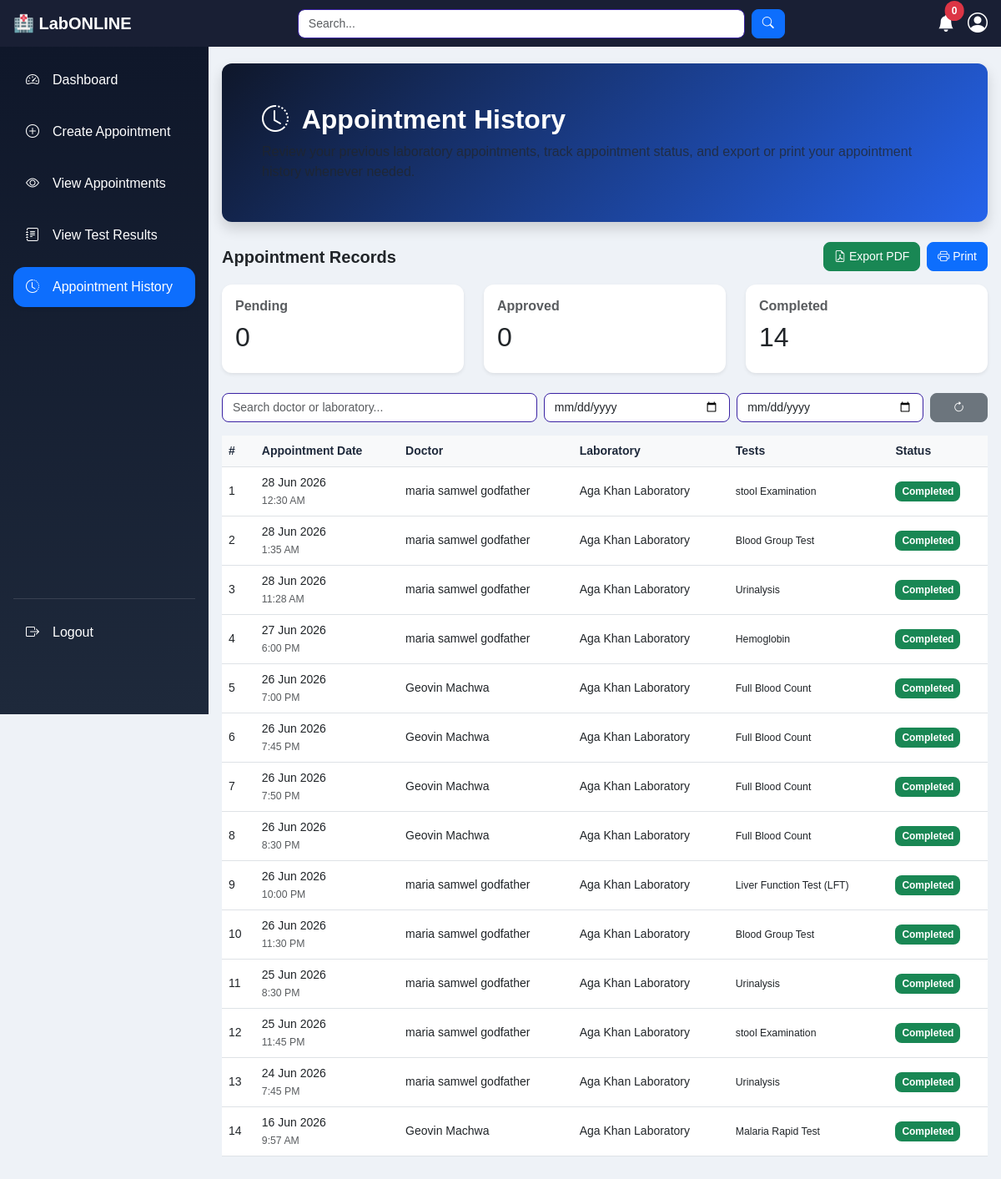
Page /patient/dashboard.php?page=appointment_history (signed in) on the committed database.
### tables this page shows
CREATE TABLE `appointments` (
  `id` int(11) NOT NULL,
  `rebooked_from_id` int(11) DEFAULT NULL,
  `patient_id` int(11) DEFAULT NULL,
  `doctor_id` int(11) DEFAULT NULL,
  `laboratory_id` int(11) DEFAULT NULL,
  `appointment_date` date DEFAULT NULL,
  `appointment_time` time DEFAULT NULL,
  `type` enum('lab_test','consultation') DEFAULT NULL,
  `sample_collection` enum('home','lab') DEFAULT NULL,
  `address` text DEFAULT NULL,
  `notes` text DEFAULT NULL,
  `status` enum('pending','paid','approved','rejected','completed','cancelled') DEFAULT 'pending',
  `priority` enum('normal','urgent') NOT NULL DEFAULT 'normal',
  `created_at` timestamp NOT NULL DEFAULT current_timestamp(),
  `rejection_reason` text DEFAULT NULL
);

CREATE TABLE `users` (
  `id` int(11) NOT NULL,
  `full_name` varchar(100) NOT NULL,
  `email` varchar(100) NOT NULL,
  `phone_number` varchar(20) NOT NULL,
  `password` varchar(255) NOT NULL,
  `role` enum('admin','doctor','patient','labo') NOT NULL,
  `profile_image` varchar(255) NOT NULL DEFAULT 'assets/images/default.jpg',
  `status` enum('pending','active','inactive','blocked') DEFAULT 'pending',
  `last_login` timestamp NULL DEFAULT NULL,
  `created_at` timestamp NOT NULL DEFAULT current_timestamp(),
  `updated_at` timestamp NOT NULL DEFAULT current_timestamp() ON UPDATE current_timestamp()
);

CREATE TABLE `laboratories` (
  `id` int(11) NOT NULL,
  `labo_name` varchar(100) NOT NULL,
  `labo_address` text NOT NULL,
  `location` varchar(255) NOT NULL,
  `available_tests` text DEFAULT NULL,
  `user_id` int(11) NOT NULL
);

### patient/dashboard.php (called while the page is built, shortened)
<?php
include "../shared/layout.php";
?>

### includes/session_user.php (called while the page is built, shortened)
<?php
function getCurrentUserId(): int
{
    return (int) ($_SESSION['user_id'] ?? 0);
}

### repositories/AppointmentRepository.php (called while the page is built, shortened)
<?php
class AppointmentRepository
{
    private mysqli $conn;
    public function __construct(mysqli $conn)
    {
        $this->conn = $conn;
    }
    public function getByPatientId(int $patientUserId): array
{
    $stmt=$this->conn->prepare(
    "SELECT a.*,
    d.full_name AS doctor_name,
    l.labo_name,
    p.payment_status
    FROM appointments a
    LEFT JOIN users d
    ON d.id=a.doctor_id
    LEFT JOIN laboratories l
    ON l.id=a.laboratory_id
    LEFT JOIN payments p
    ON p.appointment_id=a.id
    WHERE a.patient_id=?
    AND NOT EXISTS (
        SELECT 1
        FROM appointments r
        WHERE r.rebooked_from_id = a.id
    )
    ORDER BY
    a.appointment_date DESC"
    );
    $stmt->bind_param(
        'i',
        $patientUserId
    );
    $stmt->execute();
    return $stmt->get_result()
    ->fetch_all(MYSQLI_ASSOC);
}
    public function countByPatientAndStatus(
        int $patientId,
        string $status
    ): int
    {
        $stmt=$this->conn->prepare(
            "SELECT COUNT(*) AS total
             FROM appointments
             WHERE patient_id=?
             AND status=?"
        );
        $stmt->bind_param(
            'is',
            $patientId,
            $status
        );
        $stmt->execute();
        $row=$stmt->get_result()->fetch_assoc();
        return (int)($row['total'] ?? 0);
    }
}

### includes/helpers.php (called while the page is built, shortened)
<?php
function e(?string $value): string
{
    return htmlspecialchars((string) $value, ENT_QUOTES, 'UTF-8');
}
function formatDate(?string $date): string
{
    return date('d M Y', strtotime($date));
}
function formatTime(?string $time): string
{
    return date('g:i A', strtotime($time));
}
function statusBadge(string $status): string
{
    $map = [
        'pending'   => 'bg-warning text-dark',
        'approved'  => 'bg-primary',
        'completed' => 'bg-success',
        'cancelled' => 'bg-secondary',
        'active'    => 'bg-success',
        'inactive'  => 'bg-secondary',
        'blocked'   => 'bg-danger',
        'uploaded'  => 'bg-info',
        'reviewed'  => 'bg-success',
    ];
    return $map[$status] ?? 'bg-secondary';
}

### repositories/LabTestRepository.php (called while the page is built, shortened)
<?php
class LabTestRepository
{
    private mysqli $conn;
    public function __construct(mysqli $conn)
    {
        $this->conn = $conn;
    }
    public function getNamesByAppointmentId(int $appointmentId): string
    {
        $sql = "SELECT GROUP_CONCAT(lt.test_name SEPARATOR ', ') AS names
                FROM appointment_tests at
                JOIN lab_tests lt ON lt.id = at.test_id
                WHERE at.appointment_id = ?";
        $stmt = $this->conn->prepare($sql);
        $stmt->bind_param('i', $appointmentId);
        $stmt->execute();
        $row = $stmt->get_result()->fetch_assoc();
        return $row['names'] ?? '-';
    }
}

### patient/content/appointment_history.php (the view, shortened to what this page needs)
<?php
$appointmentRepo = new AppointmentRepository($conn);
$labTestRepo = new LabTestRepository($conn);
$patientId = getCurrentUserId();
$appointments = $appointmentRepo->getByPatientId($patientId);
$pendingCount = $appointmentRepo->countByPatientAndStatus($patientId, 'pending');
$approvedCount = $appointmentRepo->countByPatientAndStatus($patientId, 'approved');
$completedCount = $appointmentRepo->countByPatientAndStatus($patientId, 'completed');
?>
<div class="card welcome-card text-white shadow border-0 mb-4">
    <div class="card-body p-5">
        <h2 class="fw-bold mb-2">
            <i class="bi bi-clock-history me-2"></i>
            Appointment History
        </h2>
        <p class="mb-0 text-muted">
            Review your previous laboratory appointments, track appointment status, and export or print your appointment
            history whenever needed.
        </p>
    </div>
</div>
<div class="d-flex justify-content-between align-items-center mb-3">
    <h5 class="fw-bold mb-0">
        Appointment Records
    </h5>
    <div class="d-flex gap-2">
        <button class="btn btn-success" onclick="exportPDF(this)">
            <i class="bi bi-file-earmark-pdf"></i>
            Export PDF
        </button>
        <button class="btn btn-primary" onclick="printPage()">
            <i class="bi bi-printer"></i>
            Print
        </button>
    </div>
</div>
<div class="card-body">
    <div class="row g-4 mb-4">
        <div class="col-md-4">
            <div class="card shadow-sm p-3">
                <h6 class="text-muted">
                    Pending
                </h6>
                <h2>
                    <?= $pendingCount ?>
                </h2>
            </div>
        </div>
        <div class="col-md-4">
            <div class="card shadow-sm p-3">
                <h6 class="text-muted">
                    Approved
                </h6>
                <h2>
                    <?= $approvedCount ?>
                </h2>
            </div>
        </div>
        <div class="col-md-4">
            <div class="card shadow-sm p-3">
                <h6 class="text-muted">
                    Completed
                </h6>
                <h2>
                    <?= $completedCount ?>
                </h2>
            </div>
        </div>
    </div>
    <div class="row g-2 mb-3">
        <div class="col-md-5">
            <input type="text" id="searchInput" class="form-control" placeholder="Search doctor or laboratory...">
        </div>
        <div class="col-md-3">
            <input type="date" id="dateFrom" class="form-control">
        </div>
        <div class="col-md-3">
            <input type="date" id="dateTo" class="form-control">
        </div>
        <div class="col-md-1">
            <button class="btn btn-secondary w-100" onclick="resetFilters()">
                <i class="bi bi-arrow-clockwise"></i>
            </button>
        </div>
    </div>
    <div id="printArea" class="table-responsive">
        <table class="table table-hover align-middle">
            <thead class="table-light">
                <tr>
                    <th>#</th>
                    <th>Appointment Date</th>
                    <th>Doctor</th>
                    <th>Laboratory</th>
                    <th>Tests</th>
                    <th>Status</th>
                </tr>
            </thead>
            <tbody id="tableBody">
                <?php if(empty($appointments)): ?>
                <tr>
                    <td colspan="7" class="text-center text-muted py-4">
                        No appointment history found.
                    </td>
                </tr>
                <?php else: ?>
                <?php foreach($appointments as $i => $row): ?>
                <tr>
                    <td>
                        <?= $i + 1 ?>
                    </td>
                    <td>
                        <?= e(formatDate($row['appointment_date'])) ?>
                        <br>
                        <small class="text-muted">
                            <?= e(formatTime($row['appointment_time'])) ?>
                        </small>
                    </td>
                    <td>
                        <?= e($row['doctor_name'] ?? 'Not assigned') ?>
                    </td>
                    <td>
                        <?= e($row['labo_name'] ?? '-') ?>
                    </td>
                    <td>
                        <small>
                            <?= e(
                                    $labTestRepo->getNamesByAppointmentId(
                                        (int)$row['id']
                                    )
                                ) ?>
                        </small>
                    </td>
                    <td>
                        <span class="badge <?= statusBadge($row['status']) ?>">
                            <?= e(ucfirst($row['status'])) ?>
                        </span>
                    </td>
                </tr>
                <?php endforeach; ?>
                <?php endif; ?>
            </tbody>
        </table>
    </div>
</div>
</div>
</div>

### assets/css/generaldashboard.css (style rules this page uses)
body { background-color: #f4f6f9; }

### assets/css/patientappointment.css (style rules this page uses)
.form-control, .form-select { border: 1px solid #3a22a3; transition: 0.3s; }

### assets/css/patienthome.css (style rules this page uses)
body { background:#eef2f7; }
.welcome-card { background:linear-gradient(135deg,#0f172a,#2563eb); border-radius:24px; overflow:hidden; }

### assets/css/patientviewappointment.css (style rules this page uses)
body { background:#f1f5f9; }
.table thead { background:#eff6ff; }
.table th { color:#1e293b; }
.table td { vertical-align:middle; }
.badge { padding:8px 14px; border-radius:20px; font-size:13px; }

### assets/css/patienthistory.css (style rules this page uses)
body { background:#f4f7fb; }
.card { border-radius:12px; }
.form-control { border-radius:10px; }
.btn { border-radius:8px; }
.badge { padding:6px 10px; border-radius:8px; }

### assets/css/doctorhome.css (style rules this page uses)
body { background:#f1f5f9; font-family:Arial, Helvetica, sans-serif; }
.table tbody tr { transition:.3s ease; }

### assets/css/viewpatientslist.css (style rules this page uses)
body { background:#f4f7fb; font-family:Arial, Helvetica, sans-serif; }
.card { transition:.3s ease; border-radius:18px; }

### assets/css/labohome.css (style rules this page uses)
body { background: #eef2f7; font-family: Arial, Helvetica, sans-serif; }
h4, h5, h6 { font-weight: 600; }
.card { border-radius: 12px; border: none; }
.table { margin-bottom: 0; font-size: 14px; }
.table thead th { background: #f8f9fa; font-weight: 600; border-bottom: 1px solid #dee2e6; }
.table td { vertical-align: middle; }
.badge { font-size: 12px; padding: 6px 8px; border-radius: 8px; }
.btn { border-radius: 8px; font-size: 14px; padding: 6px 12px; }
input.form-control { border-radius: 8px; font-size: 14px; }

### rows in the picture
appointments: appointment_date "28 Jun 2026", appointment_time "12:30 AM", doctor.full_name "maria samwel godfather", laboratory.labo_name "Aga Khan Laboratory", NamesByAppointmentId "stool Examination", status "Completed"
appointments: appointment_date "28 Jun 2026", appointment_time "1:35 AM", doctor.full_name "maria samwel godfather", laboratory.labo_name "Aga Khan Laboratory", NamesByAppointmentId "Blood Group Test", status "Completed"
appointments: appointment_date "28 Jun 2026", appointment_time "11:28 AM", doctor.full_name "maria samwel godfather", laboratory.labo_name "Aga Khan Laboratory", NamesByAppointmentId "Urinalysis", status "Completed"
appointments: appointment_date "27 Jun 2026", appointment_time "6:00 PM", doctor.full_name "maria samwel godfather", laboratory.labo_name "Aga Khan Laboratory", NamesByAppointmentId "Hemoglobin", status "Completed"
appointments: appointment_date "26 Jun 2026", appointment_time "7:00 PM", doctor.full_name "Geovin Machwa", laboratory.labo_name "Aga Khan Laboratory", NamesByAppointmentId "Full Blood Count", status "Completed"
appointments: appointment_date "26 Jun 2026", appointment_time "7:45 PM", doctor.full_name "Geovin Machwa", laboratory.labo_name "Aga Khan Laboratory", NamesByAppointmentId "Full Blood Count", status "Completed"
appointments: appointment_date "26 Jun 2026", appointment_time "7:50 PM", doctor.full_name "Geovin Machwa", laboratory.labo_name "Aga Khan Laboratory", NamesByAppointmentId "Full Blood Count", status "Completed"
appointments: appointment_date "26 Jun 2026", appointment_time "8:30 PM", doctor.full_name "Geovin Machwa", laboratory.labo_name "Aga Khan Laboratory", NamesByAppointmentId "Full Blood Count", status "Completed"
appointments: appointment_date "26 Jun 2026", appointment_time "10:00 PM", doctor.full_name "maria samwel godfather", laboratory.labo_name "Aga Khan Laboratory", NamesByAppointmentId "Liver Function Test (LFT)", status "Completed"
appointments: appointment_date "26 Jun 2026", appointment_time "11:30 PM", doctor.full_name "maria samwel godfather", laboratory.labo_name "Aga Khan Laboratory", NamesByAppointmentId "Blood Group Test", status "Completed"
appointments: appointment_date "25 Jun 2026", appointment_time "8:30 PM", doctor.full_name "maria samwel godfather", laboratory.labo_name "Aga Khan Laboratory", NamesByAppointmentId "Urinalysis", status "Completed"
appointments: appointment_date "25 Jun 2026", appointment_time "11:45 PM", doctor.full_name "maria samwel godfather", laboratory.labo_name "Aga Khan Laboratory", NamesByAppointmentId "stool Examination", status "Completed"
appointments: appointment_date "24 Jun 2026", appointment_time "7:45 PM", doctor.full_name "maria samwel godfather", laboratory.labo_name "Aga Khan Laboratory", NamesByAppointmentId "Urinalysis", status "Completed"
appointments: appointment_date "16 Jun 2026", appointment_time "9:57 AM", doctor.full_name "Geovin Machwa", laboratory.labo_name "Aga Khan Laboratory", NamesByAppointmentId "Malaria Rapid Test", status "Completed"

### other values in the picture
$notification_count "0"
$pendingCount "0"
$approvedCount "0"
$completedCount "14"
